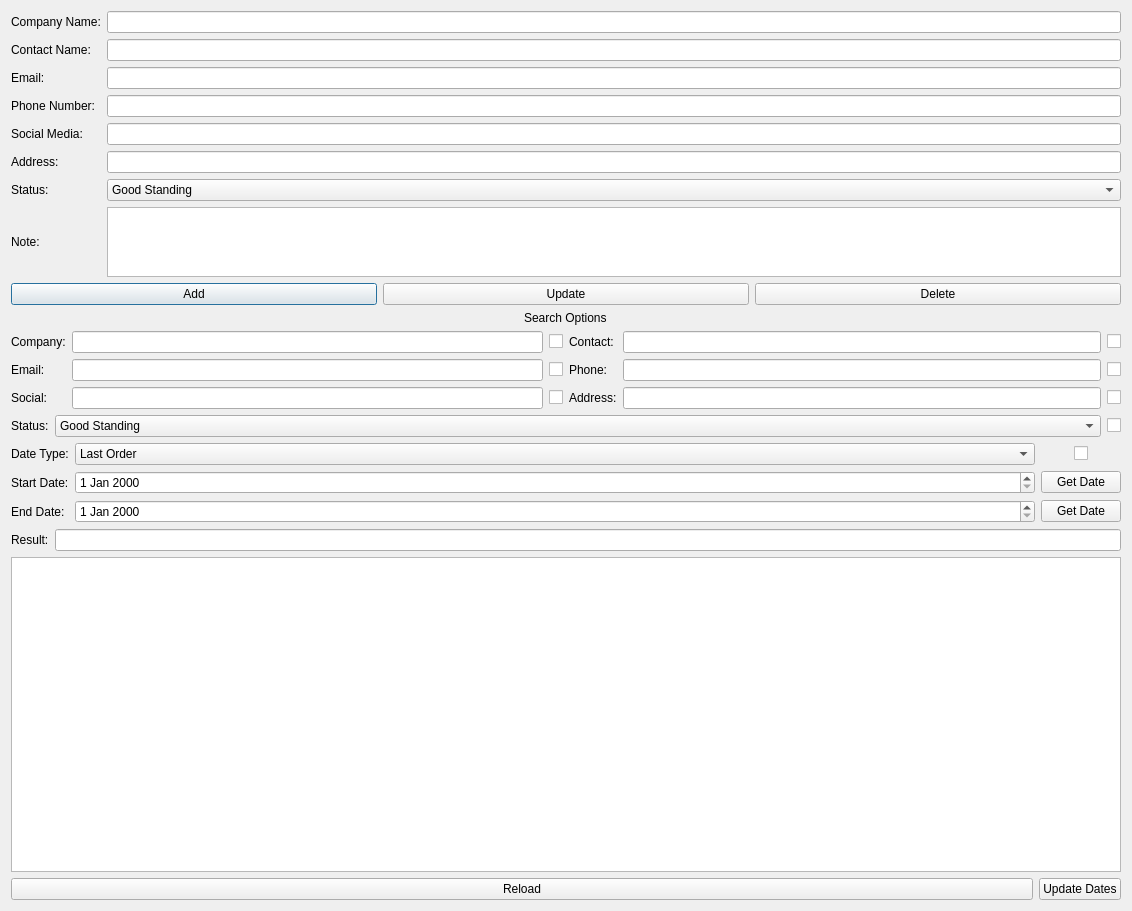
<?xml version="1.0" encoding="UTF-8"?>
<ui version="4.0">
 <class>CustomerDialog</class>
 <widget class="QDialog" name="CustomerDialog">
  <property name="geometry">
   <rect>
    <x>0</x>
    <y>0</y>
    <width>1132</width>
    <height>911</height>
   </rect>
  </property>
  <property name="windowTitle">
   <string>Customers</string>
  </property>
  <layout class="QGridLayout" name="gridLayout">
   <item row="0" column="0">
    <layout class="QVBoxLayout" name="MainLayout" stretch="1,0,4,0">
     <item>
      <layout class="QHBoxLayout" name="InputLayout">
       <item>
        <layout class="QGridLayout" name="SelectionGrid" columnstretch="0,0,0">
         <item row="3" column="2">
          <widget class="QLineEdit" name="PhoneText"/>
         </item>
         <item row="6" column="0">
          <widget class="QLabel" name="StatusLabel">
           <property name="text">
            <string>Status:</string>
           </property>
          </widget>
         </item>
         <item row="4" column="2">
          <widget class="QLineEdit" name="SocialText"/>
         </item>
         <item row="0" column="2">
          <widget class="QLineEdit" name="CompanyText"/>
         </item>
         <item row="2" column="0">
          <widget class="QLabel" name="EmailLabel">
           <property name="text">
            <string>Email:</string>
           </property>
          </widget>
         </item>
         <item row="7" column="0">
          <widget class="QLabel" name="CustomerNote">
           <property name="text">
            <string>Note:</string>
           </property>
          </widget>
         </item>
         <item row="5" column="0">
          <widget class="QLabel" name="AddressLabel">
           <property name="text">
            <string>Address:</string>
           </property>
          </widget>
         </item>
         <item row="3" column="0">
          <widget class="QLabel" name="PhoneLabel">
           <property name="text">
            <string>Phone Number:</string>
           </property>
          </widget>
         </item>
         <item row="7" column="2">
          <widget class="QTextEdit" name="NoteText"/>
         </item>
         <item row="6" column="2">
          <widget class="QComboBox" name="StatusBox">
           <item>
            <property name="text">
             <string>Good Standing</string>
            </property>
           </item>
           <item>
            <property name="text">
             <string>On The Fence</string>
            </property>
           </item>
           <item>
            <property name="text">
             <string>Blacklisted</string>
            </property>
           </item>
          </widget>
         </item>
         <item row="4" column="0">
          <widget class="QLabel" name="SocialLabel">
           <property name="text">
            <string>Social Media:</string>
           </property>
          </widget>
         </item>
         <item row="1" column="2">
          <widget class="QLineEdit" name="ContactText"/>
         </item>
         <item row="5" column="2">
          <widget class="QLineEdit" name="AddressText"/>
         </item>
         <item row="2" column="2">
          <widget class="QLineEdit" name="EmailText"/>
         </item>
         <item row="0" column="0">
          <widget class="QLabel" name="CompanyLabel">
           <property name="text">
            <string>Company Name:</string>
           </property>
          </widget>
         </item>
         <item row="1" column="0">
          <widget class="QLabel" name="ContactLabel">
           <property name="text">
            <string>Contact Name:</string>
           </property>
          </widget>
         </item>
        </layout>
       </item>
      </layout>
     </item>
     <item>
      <layout class="QVBoxLayout" name="OutputLayout">
       <item>
        <layout class="QHBoxLayout" name="ModificationLayout">
         <item>
          <widget class="QPushButton" name="AddButton">
           <property name="text">
            <string>Add</string>
           </property>
          </widget>
         </item>
         <item>
          <widget class="QPushButton" name="UpdateButton">
           <property name="text">
            <string>Update</string>
           </property>
          </widget>
         </item>
         <item>
          <widget class="QPushButton" name="DeleteButton">
           <property name="text">
            <string>Delete</string>
           </property>
          </widget>
         </item>
        </layout>
       </item>
       <item>
        <layout class="QVBoxLayout" name="SearchLayout">
         <item alignment="Qt::AlignHCenter">
          <widget class="QLabel" name="SearchLabel">
           <property name="text">
            <string>Search Options</string>
           </property>
          </widget>
         </item>
         <item>
          <layout class="QHBoxLayout" name="SearchSplit">
           <item>
            <layout class="QGridLayout" name="SearchLeft">
             <item row="1" column="0">
              <widget class="QLabel" name="EmailSearchL">
               <property name="text">
                <string>Email:</string>
               </property>
              </widget>
             </item>
             <item row="0" column="2">
              <widget class="QCheckBox" name="CompanyEnable">
               <property name="text">
                <string/>
               </property>
              </widget>
             </item>
             <item row="0" column="0">
              <widget class="QLabel" name="CompanySearchL">
               <property name="text">
                <string>Company:</string>
               </property>
              </widget>
             </item>
             <item row="0" column="1">
              <widget class="QLineEdit" name="CompanySearch"/>
             </item>
             <item row="2" column="0">
              <widget class="QLabel" name="SocialSearchL">
               <property name="text">
                <string>Social:</string>
               </property>
              </widget>
             </item>
             <item row="1" column="1">
              <widget class="QLineEdit" name="EmailSearch"/>
             </item>
             <item row="2" column="1">
              <widget class="QLineEdit" name="SocialSearch"/>
             </item>
             <item row="1" column="2">
              <widget class="QCheckBox" name="EmailEnable">
               <property name="text">
                <string/>
               </property>
              </widget>
             </item>
             <item row="2" column="2">
              <widget class="QCheckBox" name="SocialEnable">
               <property name="text">
                <string/>
               </property>
              </widget>
             </item>
            </layout>
           </item>
           <item>
            <layout class="QGridLayout" name="SearchRight">
             <item row="2" column="1">
              <widget class="QLineEdit" name="AddressSearch"/>
             </item>
             <item row="1" column="2">
              <widget class="QCheckBox" name="PhoneEnable">
               <property name="text">
                <string/>
               </property>
              </widget>
             </item>
             <item row="0" column="1">
              <widget class="QLineEdit" name="ContactSearch"/>
             </item>
             <item row="1" column="1">
              <widget class="QLineEdit" name="PhoneSearch"/>
             </item>
             <item row="0" column="2">
              <widget class="QCheckBox" name="ContactEnable">
               <property name="text">
                <string/>
               </property>
              </widget>
             </item>
             <item row="1" column="0">
              <widget class="QLabel" name="PhoneSearchL">
               <property name="text">
                <string>Phone:</string>
               </property>
              </widget>
             </item>
             <item row="2" column="0">
              <widget class="QLabel" name="AddressSearchL">
               <property name="text">
                <string>Address:</string>
               </property>
              </widget>
             </item>
             <item row="2" column="2">
              <widget class="QCheckBox" name="AddressEnable">
               <property name="text">
                <string/>
               </property>
              </widget>
             </item>
             <item row="0" column="0">
              <widget class="QLabel" name="ContactSearchL">
               <property name="text">
                <string>Contact:</string>
               </property>
              </widget>
             </item>
            </layout>
           </item>
          </layout>
         </item>
         <item>
          <layout class="QHBoxLayout" name="StatusSearchSec" stretch="0,1,0">
           <item>
            <widget class="QLabel" name="StatusSearchL">
             <property name="text">
              <string>Status:</string>
             </property>
            </widget>
           </item>
           <item>
            <widget class="QComboBox" name="StatusComboSearch">
             <item>
              <property name="text">
               <string>Good Standing</string>
              </property>
             </item>
             <item>
              <property name="text">
               <string>On The Fence</string>
              </property>
             </item>
             <item>
              <property name="text">
               <string>Blacklisted</string>
              </property>
             </item>
            </widget>
           </item>
           <item>
            <widget class="QCheckBox" name="StatusEnable">
             <property name="text">
              <string/>
             </property>
            </widget>
           </item>
          </layout>
         </item>
         <item>
          <layout class="QGridLayout" name="DateLayout" columnstretch="0,1,0">
           <item row="0" column="1">
            <widget class="QComboBox" name="DateSelection">
             <item>
              <property name="text">
               <string>Last Order</string>
              </property>
             </item>
             <item>
              <property name="text">
               <string>Last Finished Order</string>
              </property>
             </item>
            </widget>
           </item>
           <item row="0" column="2" alignment="Qt::AlignHCenter">
            <widget class="QCheckBox" name="EnableDate">
             <property name="text">
              <string/>
             </property>
            </widget>
           </item>
           <item row="1" column="0">
            <widget class="QLabel" name="StartDateLabel">
             <property name="text">
              <string>Start Date:</string>
             </property>
            </widget>
           </item>
           <item row="0" column="0">
            <widget class="QLabel" name="DateLabel">
             <property name="text">
              <string>Date Type:</string>
             </property>
            </widget>
           </item>
           <item row="2" column="0">
            <widget class="QLabel" name="EndDateLabel">
             <property name="text">
              <string>End Date:</string>
             </property>
            </widget>
           </item>
           <item row="1" column="1">
            <widget class="QDateEdit" name="StartDate"/>
           </item>
           <item row="2" column="1">
            <widget class="QDateEdit" name="EndDate"/>
           </item>
           <item row="1" column="2">
            <widget class="QPushButton" name="GetStartDate">
             <property name="text">
              <string>Get Date</string>
             </property>
            </widget>
           </item>
           <item row="2" column="2">
            <widget class="QPushButton" name="GetEndDate">
             <property name="text">
              <string>Get Date</string>
             </property>
            </widget>
           </item>
          </layout>
         </item>
        </layout>
       </item>
       <item>
        <layout class="QHBoxLayout" name="ResultLayout">
         <item>
          <widget class="QLabel" name="OutputLabel">
           <property name="text">
            <string>Result:</string>
           </property>
          </widget>
         </item>
         <item>
          <widget class="QLineEdit" name="OutputText">
           <property name="readOnly">
            <bool>true</bool>
           </property>
          </widget>
         </item>
        </layout>
       </item>
      </layout>
     </item>
     <item>
      <widget class="QTableView" name="CustomerTable"/>
     </item>
     <item>
      <layout class="QHBoxLayout" name="BottomButtons" stretch="1,0">
       <item>
        <widget class="QPushButton" name="Reload">
         <property name="text">
          <string>Reload</string>
         </property>
        </widget>
       </item>
       <item>
        <widget class="QPushButton" name="UpdateDates">
         <property name="text">
          <string>Update Dates</string>
         </property>
        </widget>
       </item>
      </layout>
     </item>
    </layout>
   </item>
  </layout>
 </widget>
 <tabstops>
  <tabstop>CompanyText</tabstop>
  <tabstop>ContactText</tabstop>
  <tabstop>EmailText</tabstop>
  <tabstop>PhoneText</tabstop>
  <tabstop>AddressText</tabstop>
  <tabstop>StatusBox</tabstop>
  <tabstop>NoteText</tabstop>
  <tabstop>AddButton</tabstop>
  <tabstop>UpdateButton</tabstop>
  <tabstop>DeleteButton</tabstop>
  <tabstop>OutputText</tabstop>
  <tabstop>CustomerTable</tabstop>
 </tabstops>
 <resources/>
 <connections/>
</ui>
